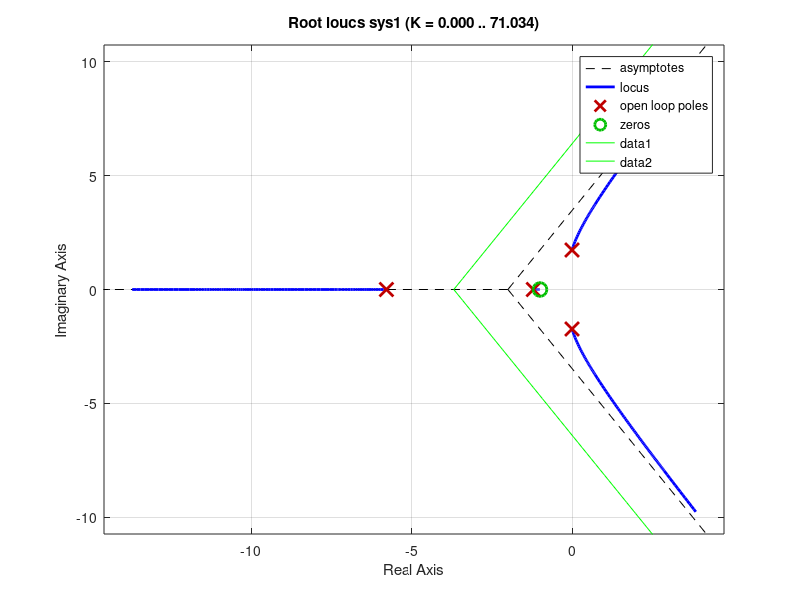

This chart was generated by the following MATLAB code: (Note: this script raises an error after producing the figure.)
%% ECE-311, HW-5, Problem B-6-7, 05/10/15, Casimir Sowinski
% Problem B-6-7: Plot the root loci for the system shown below. Determine
% the range of gain, K, for stability.
% 
% <<B_6_7.png>>
% 

clc
clear        

%% Method 1
numP    = 100;   
s       = tf('s');
K       = 10.5;
sysa    = K*(s+1)/(s+5);
sysb    = 2/(s^2*(s+2));
sysc    = 1;
sys1    = feedback(series(sysa,sysb),sysc);

min     = -3.68853;
x       = linspace(min,10,numP);
asp1    = tan(60*pi/180)*x-min*tan(60*pi/180);
asp2    = -1*asp1;

figure(1)
rlocus(sys1);
hold on
plot(x,asp1,'g');
hold on
plot(x,asp2,'g');
hold off

%% Method 2
K       = linspace(0,10.5,numP);
num     = [2 2];
den     = [1 7 10 0 0];
figure(2)
rlocus(num,den);







